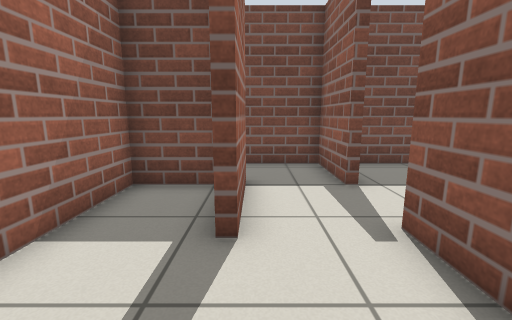
[1] (above)

22 first-person views from a walk through a Gazebo world. The camera is 0.83 m above the floor, tilts 10° down and sees 90° across. The floor is counted in squares, 0.5 m on a side. Each view is taken from the middle of a square. On the plan, view 1 faces up. The plan holds only what a view shows up to about 14 squares ahead; the rest is blank. Robots are left out.

[2]
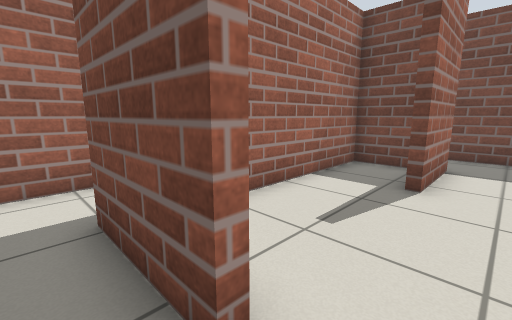

[3]
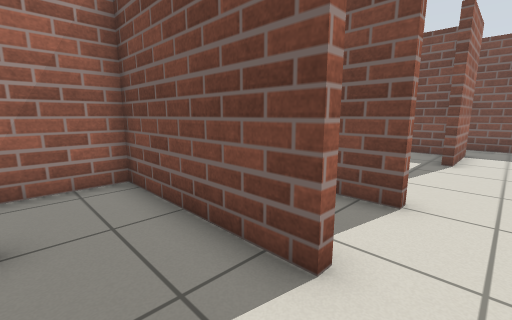

[4]
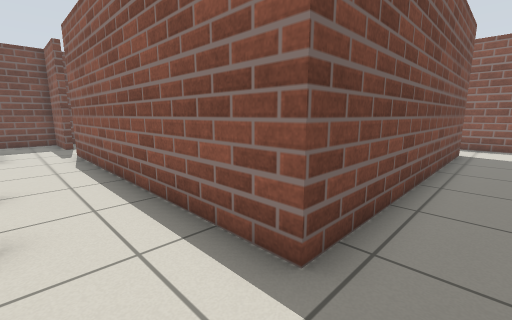

[5]
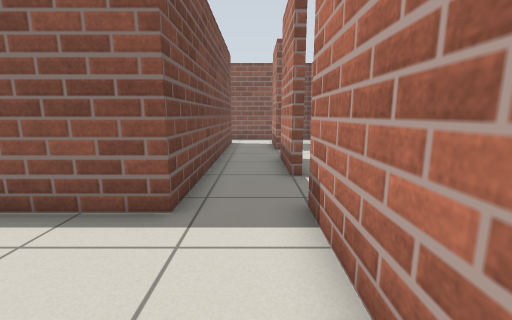

[6]
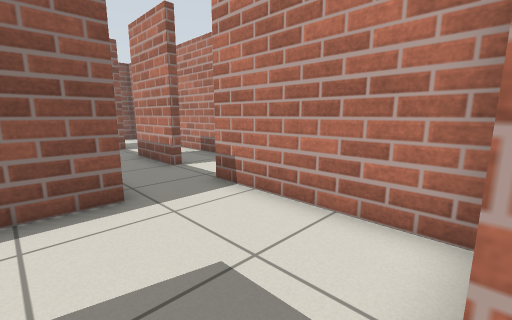

[7]
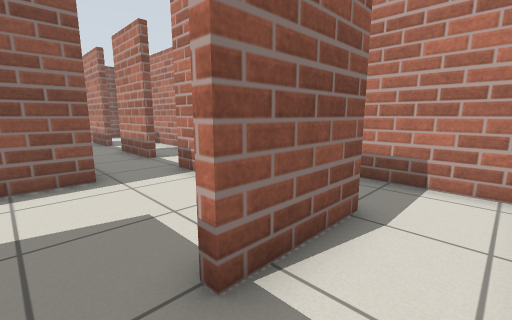

[8]
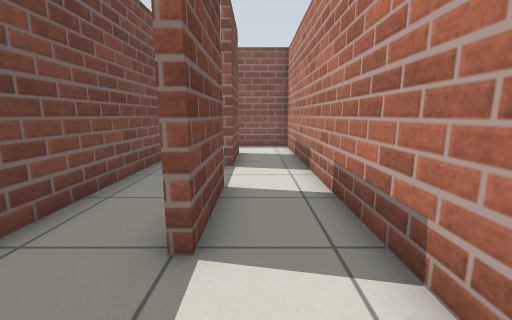

[9]
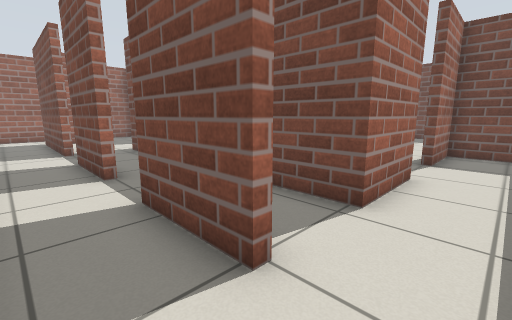

[10]
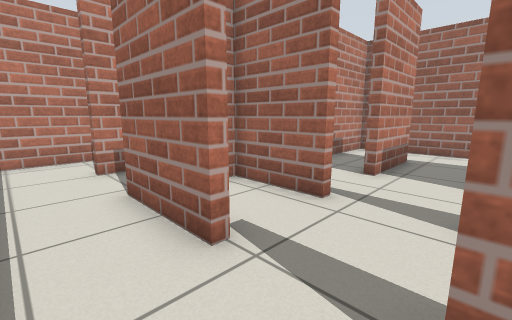

[11]
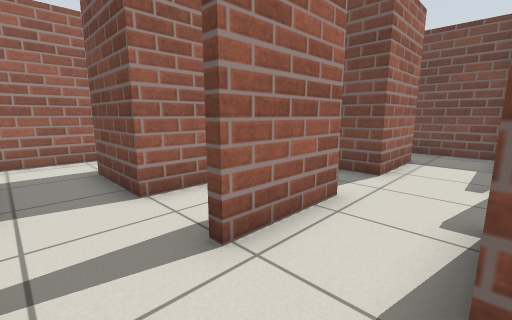

[12]
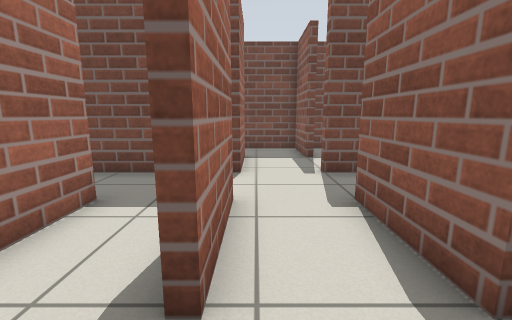

[13]
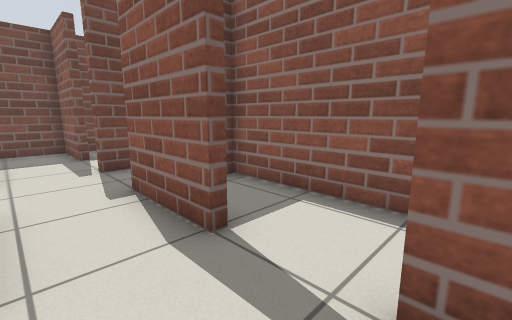

[14]
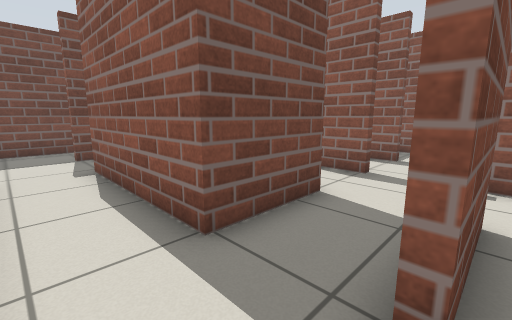

[15]
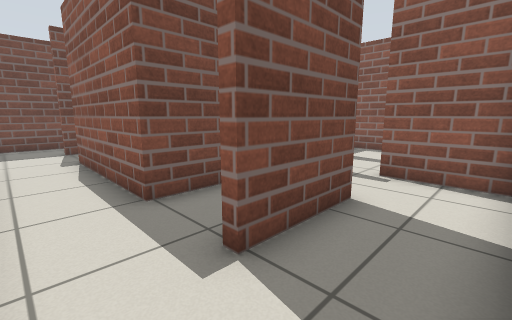

[16]
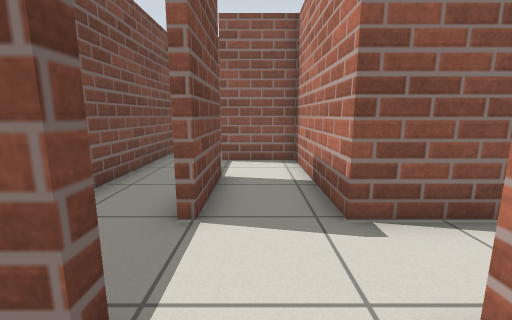

[17]
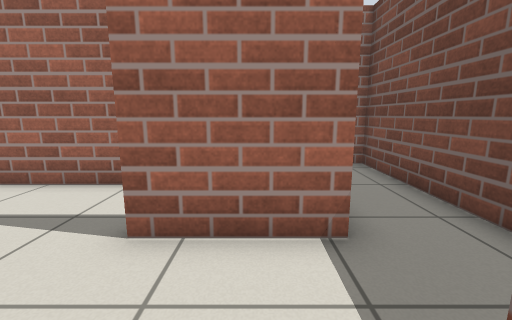

[18]
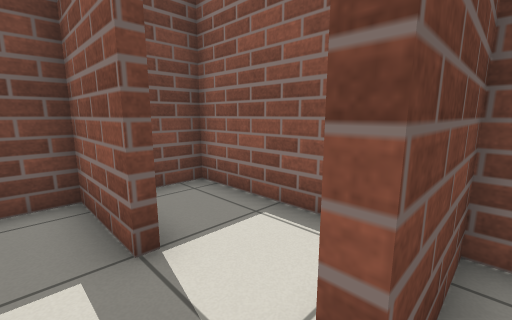

[19]
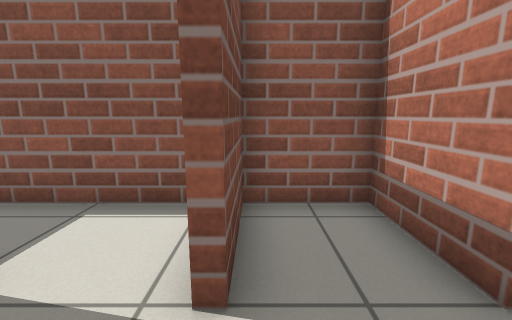

[20]
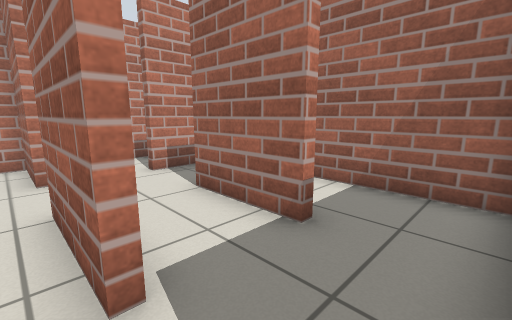

[21]
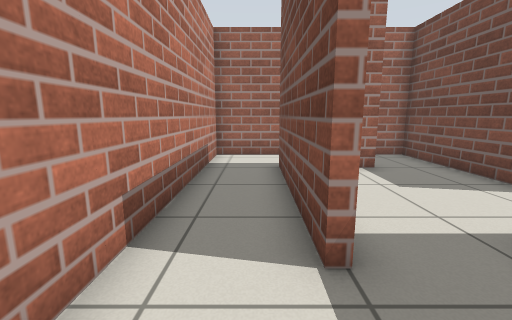

[22]
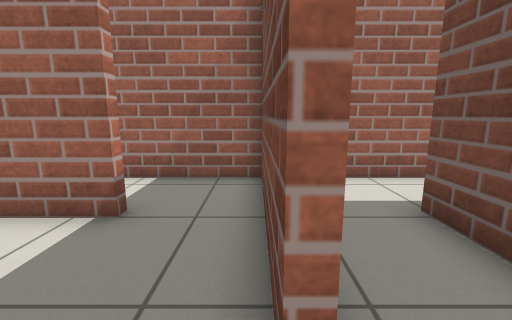

### Floor plan
Points are (right, up) in squares from view 1. A wall is a line through its corners. A room is listed if a view was taken in it or the views show most of it. See-through windows are left out.
Room 1 (views 1, 16)
walls: (-0.2, 5.4) (-0.2, 3.2) (-0.6, 3.2); (-0.9, 5.9) (-2.9, 5.9) (-2.9, -1.1); (2.2, -1.4) (2.2, 3.6)
ways out: opening at (0.5, -2) to room 2; opening at (1, 6) to room 2; opening at (2, 4.5) to room 7
Room 2 (views 2, 22)
walls: (-5.6, -0.4) (-5.6, -3.3); (-0.1, -2.1) (-3.2, -2.1); (-0.2, 6.4) (-0.2, 5.4); (2.2, 5.9) (2.2, 8.7) (-5.6, 8.7) (-5.6, 8.2); (2.2, -5.6) (2.2, -1.4)
ways out: opening at (0.5, -2) to room 1; opening at (1, 6) to room 1; opening at (0.5, -5) to room 3
Room 3 (views 3, 6)
walls: (-0.1, -4.8) (-3.6, -4.8); (-3.3, -7.2) (-2.9, -7.2); (2.2, -7.6) (2.2, -5.6)
ways out: opening at (0.5, -5) to room 2; opening at (-0.5, -8) to room 4; opening at (-3, -6.5) to room 5
Room 4 (views 4, 5)
walls: (-2.9, -10) (2.5, -10); (-2.9, -7.2) (-2.9, -9.3)
ways out: opening at (-0.5, -8) to room 3; opening at (2, -9) to room 5
Room 5 (views 7, 8, 9, 10, 11, 21)
walls: (7.9, -10.2) (4.9, -10.2) (4.9, -10) (7.9, -10); (2.5, -10.2) (-3.3, -10.2) (-3.3, -7.2); (13.2, -10.2) (10.3, -10.2) (10.3, -10) (13.2, -10); (13.2, -4.5) (13.2, -7.6) (2.2, -7.6); (15.7, -4) (15.7, 0.6) (13.2, 0.6) (13.2, -2.1) (13, -2.1); (-3.6, -4.8) (-5.6, -4.8) (-5.6, -12.7) (15.7, -12.7) (15.7, -7.3)
ways out: opening at (-3, -6.5) to room 3; opening at (2, -9) to room 4; opening at (13, -3.5) to room 6
Room 6 (views 12, 13, 18, 19, 20)
walls: (10.3, -2.2) (10.3, -0.6); (10.1, 0.8) (10.6, 0.8) (10.6, -2.2); (13, -2.1) (13, 0.8) (15.7, 0.8) (15.7, 3.2) (13, 3.2) (13, 3.6); (10.3, -4.5) (10.6, -4.5) (10.6, -7.2) (11.1, -7.2); (7.9, 0.9) (7.9, -2.1); (10.6, 3.2) (8.4, 3.2); (13, -5.3) (13, -4.5)
ways out: opening at (13, -3.5) to room 5; opening at (9, -3.7) to room 7; opening at (8, 1.5) to room 10; opening at (11.5, 3) to room 11
Room 7 (views 14, 15)
walls: (4.8, -4.5) (7.9, -4.5); (2.5, -1.5) (2.5, -5.3); (7.9, -2.1) (4.9, -2.1) (4.9, 3.5); (7.9, -4.8) (4.8, -4.8); (6.9, -7.2) (7.5, -7.2); (2.4, -7.2) (5.3, -7.2); (10.3, -7.1) (10.3, -4.5)
ways out: opening at (2, 4.5) to room 1; opening at (9, -3.7) to room 6; opening at (3.5, 3.5) to room 8
Room 8 (view 17)
walls: (7.9, 5.9) (4.7, 5.9); (4.9, 3.5) (10.3, 3.5) (10.3, 6.3); (10.5, 8.7) (2.9, 8.7)
ways out: opening at (3.5, 3.5) to room 7; opening at (10, 7.5) to room 12
Room 9 (no view inside)
walls: (15.7, 4.2) (15.7, 8.7) (13.7, 8.7)
ways out: opening at (13, 4.5) to room 11
Room 10 (no view inside)
walls: (8.4, 3.2) (6.3, 3.2); (5.1, 3.2) (5.1, -0.8)
ways out: opening at (8, 1.5) to room 6
Room 11 (no view inside)
walls: (13.4, 5.9) (13, 5.9); (10.6, 6.4) (10.6, 3.2)
ways out: opening at (11.5, 3) to room 6; opening at (13, 4.5) to room 9; opening at (11.5, 6) to room 12
Room 12 (no view inside)
walls: (13, 5.9) (13, 8.7) (10.5, 8.7)
ways out: opening at (10, 7.5) to room 8; opening at (11.5, 6) to room 11

Positions as (right, up) in squares from view 1, and headings:
1: (0, 0), facing up
2: (1, -3), facing up-left
3: (1, -7), facing up-left
4: (0, -9), facing up-right
5: (-2, -9), facing right
6: (-3, -6), facing down-right
7: (-5, -6), facing down-right
8: (2, -11), facing right
9: (15, -12), facing up-left
10: (15, -2), facing down-left
11: (13, -4), facing up-left
12: (11, -4), facing up
13: (11, -5), facing up-right
14: (3, -5), facing up-right
15: (3, -7), facing up-right
16: (1, 5), facing right
17: (3, 5), facing left
18: (12, 3), facing up-right
19: (11, 3), facing right
20: (11, 3), facing down-left
21: (5, -11), facing left
22: (1, -5), facing left
